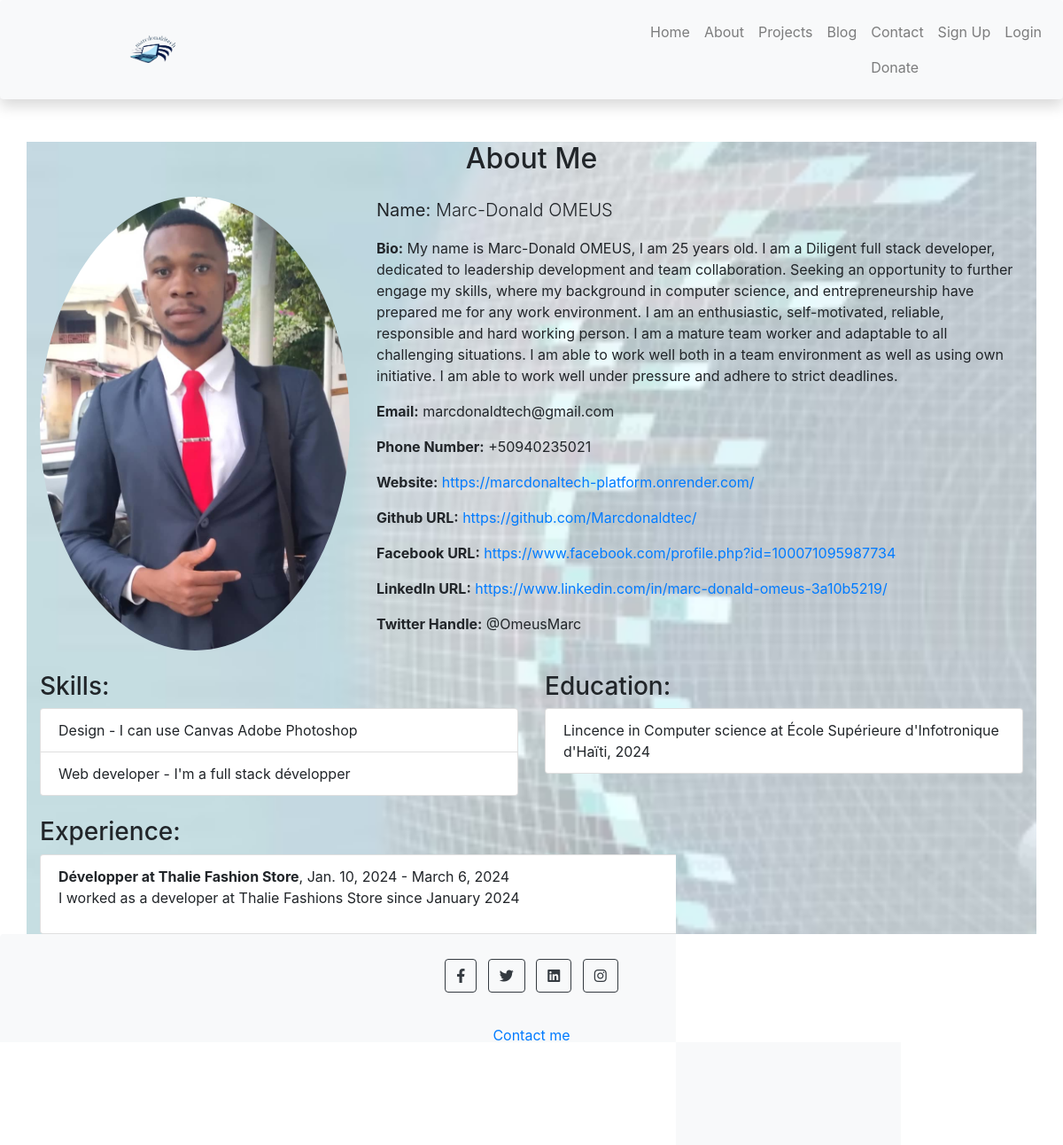
The app's page /about_me/ with its own data.
### portfolio/models.py (models this page shows, shortened)
class Profile(models.Model):
    user = models.OneToOneField(User, on_delete=models.CASCADE)
    first_name = models.CharField(max_length=50)
    last_name = models.CharField(max_length=50)
    bio = models.TextField()
    skills = models.ManyToManyField(Skill)
    education = models.ManyToManyField(Education)
    experience = models.ManyToManyField(Experience)
    email = models.EmailField()
    phone_number = models.CharField(max_length=20, blank=True, null=True)
    website = models.URLField(blank=True, null=True)
    github_url = models.URLField(blank=True, null=True)
    facebook_url = models.URLField(blank=True, null=True)
    github_url = models.URLField(blank=True, null=True)
    linkedin_url = models.URLField(blank=True, null=True)
    twitter_handle = models.CharField(max_length=50, blank=True, null=True)
    photo = models.ImageField(upload_to='profile_photos/', blank=True, null=True)

class Skill(models.Model):
    name = models.CharField(max_length=50)
    description = models.TextField()

class Education(models.Model):
    institution = models.CharField(max_length=100)
    degree = models.CharField(max_length=50)
    field_of_study = models.CharField(max_length=50)
    graduation_year = models.IntegerField()

class Experience(models.Model):
    job_title = models.CharField(max_length=100)
    company = models.CharField(max_length=100)
    start_date = models.DateField()
    end_date = models.DateField(null=True, blank=True)
    description = models.TextField()

### portfolio/views.py (the view)
# urls.py: path('about_me/', views.about_me, name='about_me'),
def about_me(request):
    profile = Profile.objects.first()
    return render(request, 'portfolio/about_me.html', {'profile': profile})

### portfolio/templates/portfolio/about_me.html (shortened to what this page needs)
{% extends 'portfolio/base.html' %}
{% block content %}
  <div class="container animated">
    <h2 class="mt-4 mb-4 text-center">About Me</h2>
    <div class="row">
      <div class="col-md-4">
        <img src="{{ profile.photo.url }}" alt="{{ profile.first_name }} {{ profile.last_name }}" class="img-fluid rounded-circle">
      </div>
      <div class="col-md-8">
        <p class="lead"><strong>Name:</strong> {{ profile.first_name }} {{ profile.last_name }}</p>
        <p><strong>Bio:</strong> {{ profile.bio }}</p>
        <p><strong>Email:</strong> {{ profile.email }}</p>
        <p><strong>Phone Number:</strong> {{ profile.phone_number }}</p>
        <p><strong>Website:</strong> <a href="{{ profile.website }}" target="_blank">{{ profile.website }}</a></p>
        <p><strong>Github URL:</strong> <a href="{{ profile.github_url }}" target="_blank">{{ profile.github_url }}</a></p>
        <p><strong>Facebook URL:</strong> <a href="{{ profile.facebook_url }}" target="_blank">{{ profile.facebook_url }}</a></p>
        <p><strong>LinkedIn URL:</strong> <a href="{{ profile.linkedin_url }}" target="_blank">{{ profile.linkedin_url }}</a></p>
        <p><strong>Twitter Handle:</strong> {{ profile.twitter_handle }}</p>
      </div>
    </div>
    <div class="row mt-4">
      <div class="col-md-6">
        <h3>Skills:</h3>
        <ul class="list-group">
          {% for skill in profile.skills.all %}
            <li class="list-group-item">{{ skill.name }} - {{ skill.description }}</li>
          {% endfor %}
        </ul>
      </div>
      <div class="col-md-6">
        <h3>Education:</h3>
        <ul class="list-group">
          {% for education in profile.education.all %}
            <li class="list-group-item">{{ education.degree }} in {{ education.field_of_study }} at {{ education.institution }}, {{ education.graduation_year }}</li>
          {% endfor %}
        </ul>
      </div>
    </div>
    <div class="row mt-4">
      <div class="col-md-12">
        <h3>Experience:</h3>
        <ul class="list-group">
          {% for experience in profile.experience.all %}
            <li class="list-group-item">
              <strong>{{ experience.job_title }} at {{ experience.company }}</strong>,
              {{ experience.start_date }} - {{ experience.end_date|default:"Present" }}
              <p>{{ experience.description }}</p>
            </li>
          {% endfor %}
        </ul>
      </div>
    </div>
  </div>
{% endblock %}

### static/css/style.css (style rules this page uses)
.animated { background-image: url('/static/images/th.jpeg'); background-size: cover; background-position: center; background-attachment: fixed; animation: fadeInUp 1s ease-out; }

### records on screen
Profile: photo (picture), first_name "Marc-Donald", last_name "OMEUS", bio "My name is Marc-Donald OMEUS, I am 25 years old. I am a Diligent full stack developer, dedicated to leadership development and team collaboration. Seeking an opportunity to further engage my skills, where my background in computer science, and entrepreneurship have prepared me for any work environment. I am an enthusiastic, self-motivated, reliable, responsible and hard working person. I am a mature team worker and adaptable to all challenging situations. I am able to work well both in a team environment as well as using own initiative. I am able to work well under pressure and adhere to strict deadlines.", email "marcdonaldtech@gmail.com", phone_number "+50940235021", website "https://marcdonaltech-platform.onrender.com/", github_url "https://github.com/Marcdonaldtec/", facebook_url "https://www.facebook.com/profile.php?id=100071095987734", linkedin_url "https://www.linkedin.com/in/marc-donald-omeus-3a10b5219/", twitter_handle "@OmeusMarc"
Skill: name "Design", description "I can use Canvas Adobe Photoshop"
Skill: name "Web developer", description "I'm a full stack développer"
Education: degree "Lincence", field_of_study "Computer science", institution "École Supérieure d'Infotronique d'Haïti", graduation_year "2024"
Experience: job_title "Développer", company "Thalie Fashion Store", start_date "Jan. 10, 2024", end_date "March 6, 2024", description "I worked as a developer at Thalie Fashions Store since January 2024"
